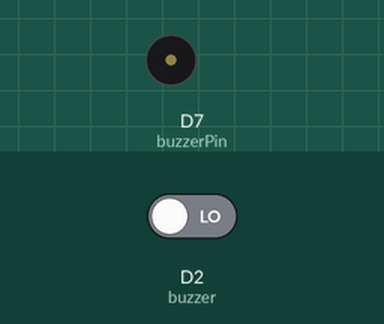
The sketch below on a simulated ESP8266 (NodeMCU). On the bench: buzzer (waves = sounding, pin HIGH). The inputs (shaded band) are chosen by the test bench; at power-on: D2 (buzzer) LOW.

Above: at 1.2 s.
1.3 s: D2 (buzzer) driven HIGH
At 2.3 s:
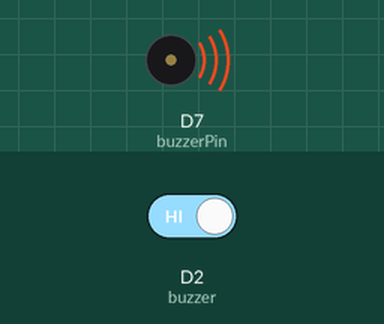
2.8 s: D2 (buzzer) driven LOW
At 3.6 s:
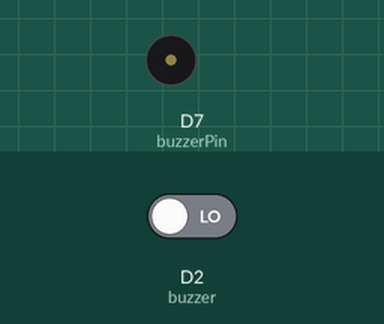
Timing chart, 0 to 5.8 s (numbered marks = the images above; inputs shaded):
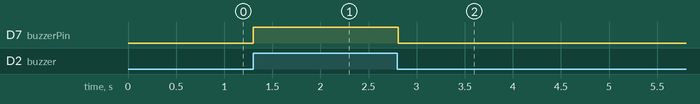

The sketch:

buzzeralarm1.ino
```cpp
#define LED D4
#define button D6
int temp=0;// temporary variable to check whether button is pressed or not
const int buzzerPin=13;
const int buzzer=4;
void setup()
{
  pinMode(buzzerPin,OUTPUT);
  pinMode(buzzer,INPUT);
}

void loop()
{
  temp=digitalRead(buzzer);
  if (temp==HIGH)
  {
   digitalWrite(buzzerPin,HIGH);
   delay(10);
  }
  else
  {
    digitalWrite(buzzerPin,LOW);
    delay(10);
}
}
```

Measured:
- after the input at 1.3 s, D7 (buzzerPin): LOW → HIGH at once
- after the input at 2.8 s, D7 (buzzerPin): HIGH → LOW at once
